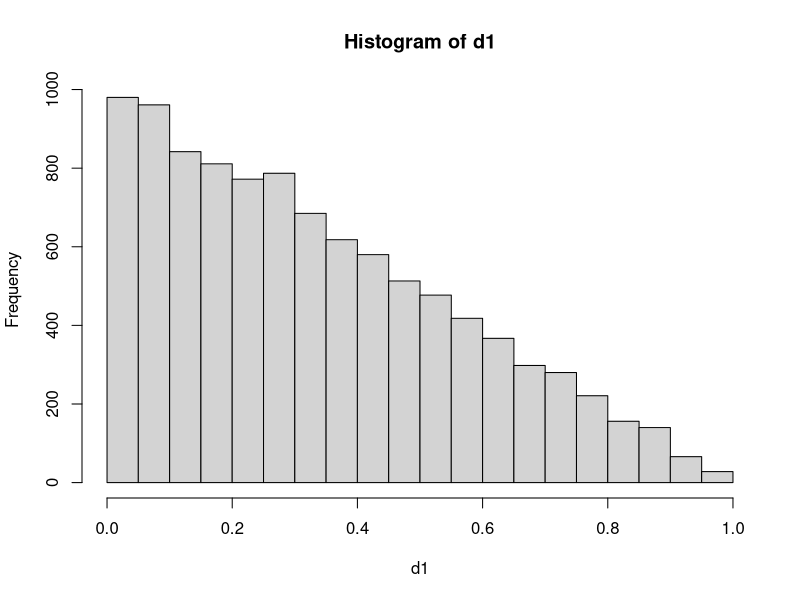
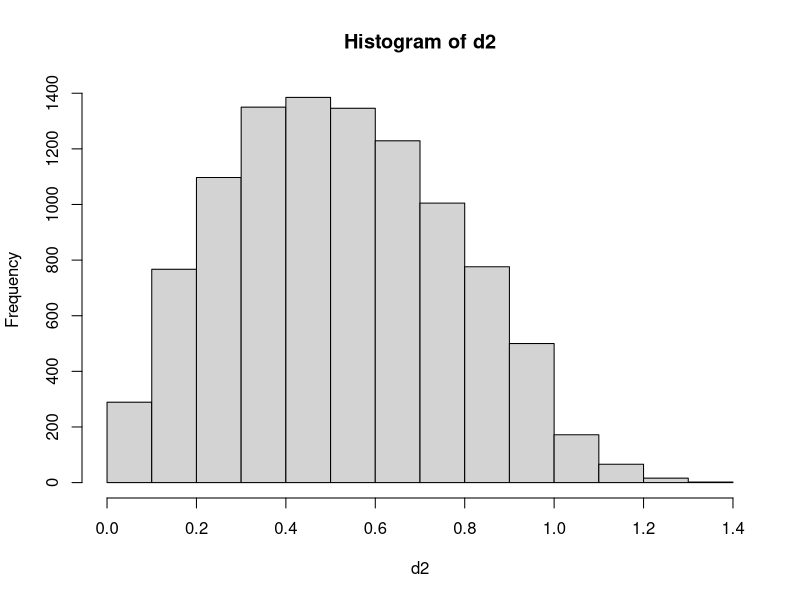
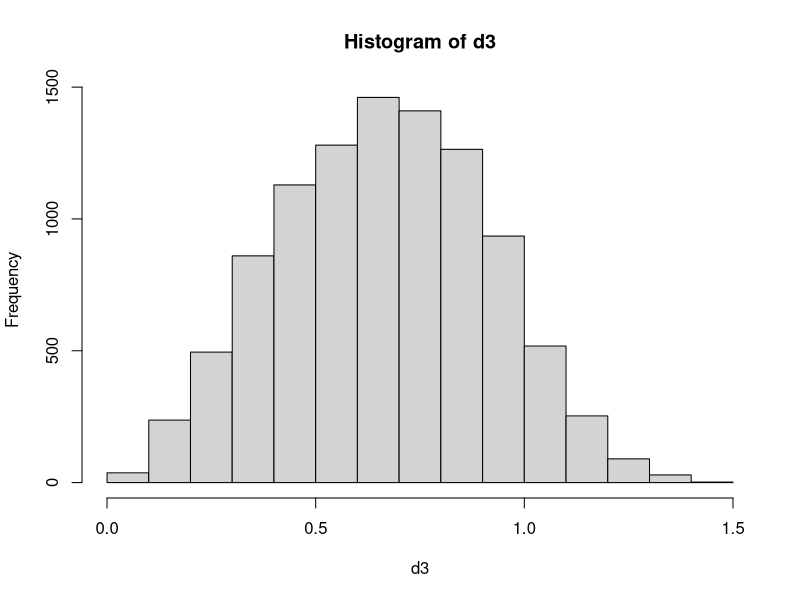

Write R code to recreate these figures, in order.
A <- replicate(n = 1, expr = runif(n = 10^4, min = 0, max = 1))
B <- replicate(n = 1, expr = runif(n = 10^4, min = 0, max = 1))
d1 <- (sqrt((A[, 1]-B[, 1])^2))
mean(d1)
hist(d1) # 0.33

A <- replicate(n = 2, expr = runif(n = 10^4, min = 0, max = 1))
B <- replicate(n = 2, expr = runif(n = 10^4, min = 0, max = 1))
d2 <- (sqrt((A[, 1]-B[, 1])^2 + (A[, 2]-B[, 2])^2))
mean(d2)
hist(d2) # 0.52

A <- replicate(n = 3, expr = runif(n = 10^4, min = 0, max = 1))
B <- replicate(n = 3, expr = runif(n = 10^4, min = 0, max = 1))
d3 <- (sqrt((A[, 1]-B[, 1])^2 + (A[, 2]-B[, 2])^2 + (A[, 3]-B[, 3])^2))
hist(d3)
mean(d3)  # 0.66
